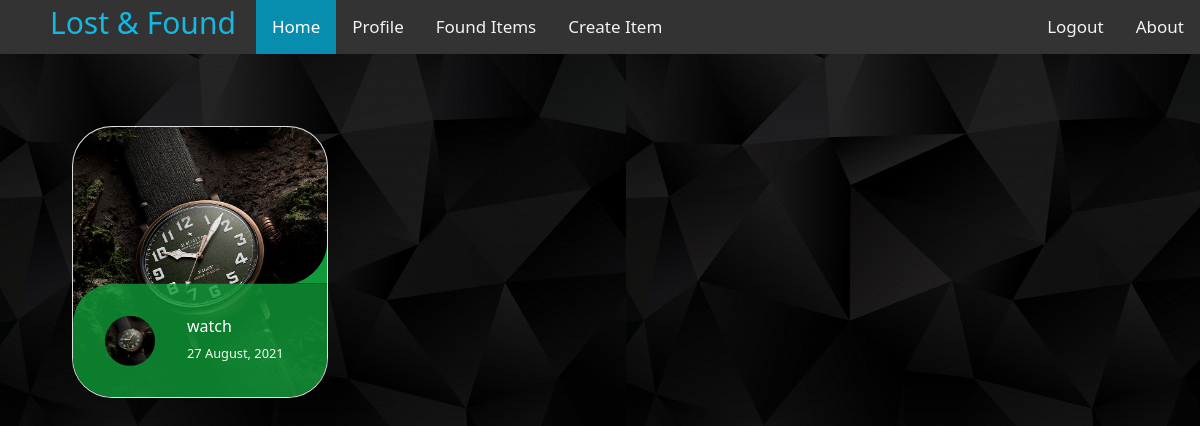
The app's page /found/ (signed in), older data.
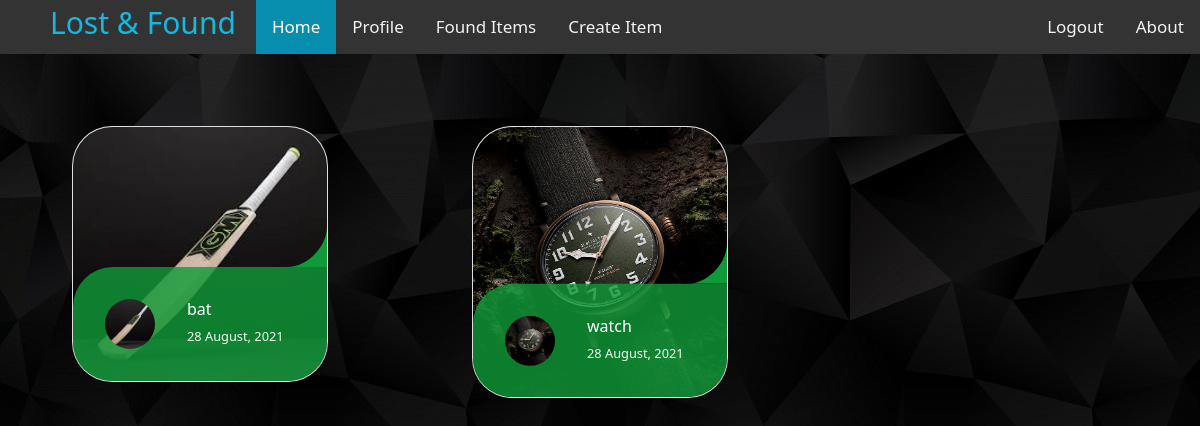
The same page, newer data.
### findme/models.py (models this page shows, shortened)
class ItemLost(models.Model):
    ItemID = models.AutoField(primary_key=True)
    name = models.ForeignKey(User, on_delete=models.CASCADE, null=True)
    title = models.CharField(max_length=30)
    description = models.CharField(max_length=200)
    found = models.BooleanField(default=False)
    location = models.TextField(max_length=100)
    lost_date = models.DateTimeField(auto_now=True)
    image = models.ImageField(upload_to='findme/images', default="")
    found_location = models.CharField(max_length=100, null=True, blank=True)

### findme/views.py (the view)
# urls.py: path('found/', views.itemfound, name='findme-found'),
@login_required
def itemfound(request):
    context = {
        'items': ItemLost.objects.filter(found=True)
    }
    return render(request, 'findme/found.html', context)

### findme/templates/findme/found.html (shortened to what this page needs)
{% extends "findme/base.html" %}
{% block content %}
<div class="container-fluid">
    <div class="row">
        <div class="col-md-12">
            <div class="row">
                <h1>{% if items|length > 0 %} </h1>
                {% for item in items %}
                <div class="col-md-4">
                    <ul class="cards">
                        <li>
                            <a href="{% url 'detail' item.ItemID %}" class="card">
                                <img src="{{ item.image.url}}" alt="" class="class__image picture">
                                <div class="card__overlay">
                                    <div style="background-color: rgb(15, 155, 57,0.8)" class="card__header">
                                        <svg class="card__arc__found" xmlns="http://www.w3.org/2000/svg">
                                            <path/>
                                        </svg>
                                        <img src="{{ item.image.url}}" class="card__thumb">
                                        <div class="card__header-text">
                                            <h3 style="color:white" class="card__title">{{item.title}}</h3>
                                            <span style="color:honeydew" class="card__status">{{ item.lost_date|date:"d F, Y"}}</span>
                                        </div>
                                    </div>
                                </div>
                            </a>
                        </li>
                    </ul>
                </div>
                {% endfor %}
                {% else %}
                <h1 style="color:white">No items are found!</h1>
                {% endif %}
            </div>
        </div>
    </div>
</div>
{% endblock %}

### findme/templates/findme/base.html (shortened to what this page needs)
{% load static %}
<!DOCTYPE html>
<html lang="en">
<head>
    <link href="https://cdn.jsdelivr.net/npm/bootstrap@5.0.0-beta2/dist/css/bootstrap.min.css" rel="stylesheet"
>
    <link rel="stylesheet" type="text/css" href="{% static 'findme/main.css' %}">
    <link rel="stylesheet" href="https://cdnjs.cloudflare.com/ajax/libs/font-awesome/4.7.0/css/font-awesome.min.css">
</head>
<body id="bg" style="background-image: url('{% static 'findme/images/background.jpg' %}');">
<body>
<div class="topnav" id="myTopnav">
    <label href="#" class="logo">Lost & Found</label>
    <a href="{% url 'findme-about' %}" class="nav-content">About</a>
    {% if user.is_authenticated %}
    <a style="float:left" href="{% url 'findme-home' %}" class="active nav-content">Home</a>
    <a style="float:left" href="{% url 'profile' %}" class="nav-content">Profile</a>
    <a style="float:left" href="{% url 'findme-found' %}" class="nav-content">Found Items</a>
    <a style="float:left" href="{% url 'create' %}" class="nav-content">Create Item</a>
    <a class="nav-item nav-link" href="{% url 'logout' %}">Logout</a>
    {% else %}
    <a class="nav-item nav-link" href="{% url 'login' %}">Login</a>
    <a class="nav-item nav-link" href="{% url 'register' %}">Register</a>
    {% endif %}
</div>
<div id="content">
    {% block content %}
    {% endblock %}
</div>
</body>
</html>

### findme/static/findme/main.css (style rules this page uses)
.topnav { background-color: #333; overflow: hidden; }
.topnav a { float: left; display: block; color: #f2f2f2; text-align: center; padding: 14px 16px; text-decoration: none; font-size: 17px; }
.topnav a.active { background-color: #04AA6D; color: white; }

### findme/templates/findme/base.html (style rules this page uses)
.topnav { background-color: #333; overflow: hidden; }
.topnav a { float: right; display: block; color: #f2f2f2; text-align: center; padding: 14px 16px; text-decoration: none; font-size: 17px; }
.topnav a.active { margin-left: 20px; background-color: rgb(7, 142, 175); color: white; }
label.logo { font-size: 30px; padding-left: 50px; float: left; color:rgb(20, 184, 224); }

### findme/templates/findme/found.html (style rules this page uses)
:root { --surface-color: #0b0c10; --curve: 40; --black-color: #45a29e; --text-color: rgb(188, 212, 209); }
* { box-sizing: border-box; }
.cards { display: grid; gap: 2rem; margin: 4rem 5vw; padding: 0; list-style: none; }
.card { position: relative; display: block; height: 100%; border-radius: calc(var(--curve)*1px); -webkit-border-radius: calc(var(--curve)*1px); -moz-border-radius: calc(var(--curve)*1px); -o-border-radius: calc(var(--curve)*1px); overflow: hidden; text-decoration: none; }
.picture { width: 100%; height: auto; }
.card__overlay { position: absolute; bottom: 0; left: 0; right: 0; z-index: 1; height: 100%; border-radius: calc(var(--curve)*1px); background: var(--surface-color); transform: translateY(100%); -webkit-transform: translateY(100%); -moz-transform: translateY(100%); -ms-transform: translateY(100%); -o-transform: translateY(100%); transition: 0.2s ease-in-out; -webkit-transition: 0.2s ease-in-out; -moz-transition: 0.2s ease-in-out; -o-transition: 0.2s ease-in-out; -ms-transition: 0.2s ease-in-out; }
.card__header { position: relative; display: flex; align-items: center; gap: 2rem; border-radius: calc(var(--curve)*1px) 0 0 0; background-color: var(--surface-color); padding: 2em; transform: translateY(-100%); -webkit-transform: translateY(-100%); -moz-transform: translateY(-100%); -ms-transform: translateY(-100%); -o-transform: translateY(-100%); transition: 0.2s ease-in-out; }
.card__arc,.card__arc__found { width: 5em; height: 5em; position: absolute; bottom: 100%; right: 0; z-index: 1; }
.card__thumb { flex-shrink: 0; width: 3.125em; height: 3.125em; border-radius: 50%; -webkit-border-radius: 50%; -moz-border-radius: 50%; -ms-border-radius: 50%; -o-border-radius: 50%; }
.card__title { font-size: 1em; margin: 0 0 0.3em; color: var(--black-color); }
.card__status { font-size: 0.8em; color: var(--text-color); }

Row changes from the older to the newer data that the page shows:
now on this page (row edited): ItemLost: image (picture), title "bat", lost_date "28 August, 2021"
changed ItemLost "watch": lost_date "27 August, 2021" → "28 August, 2021"
